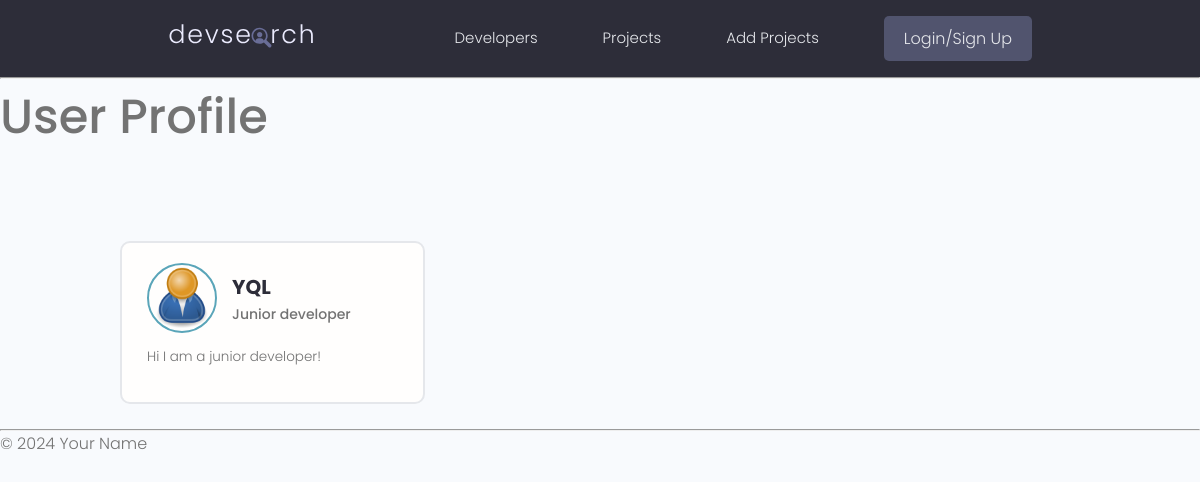
Before: / with the older database file.
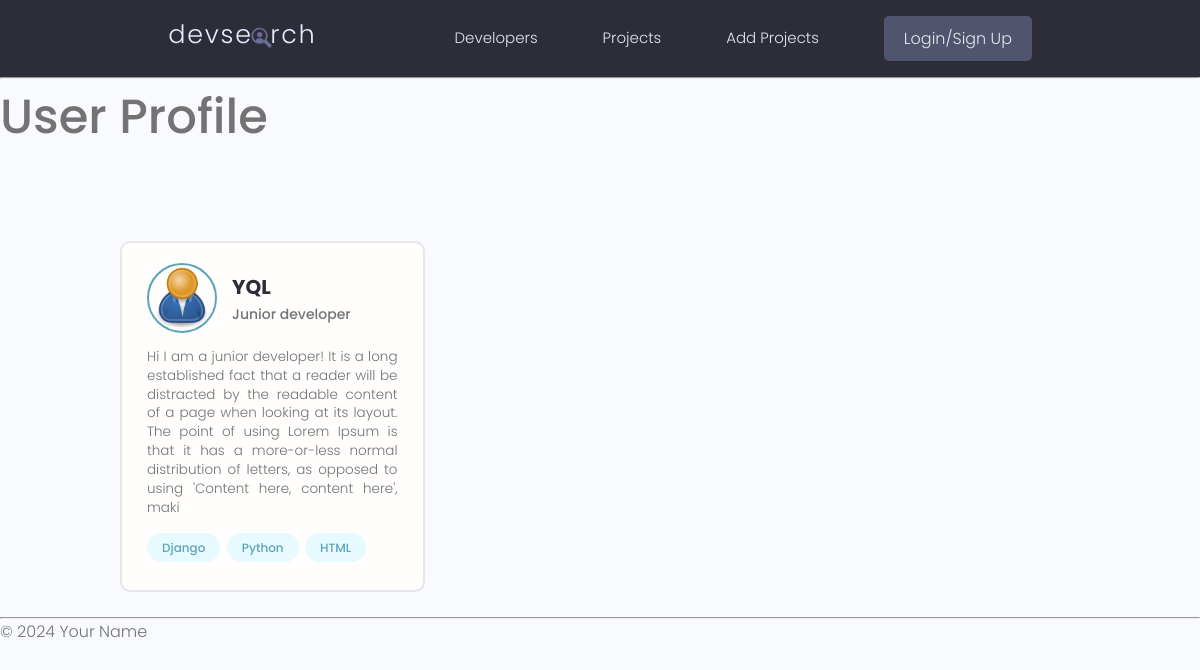
After: the same page with the newer database file.
### users/models.py (models this page shows, shortened)
class Profile(models.Model):
    user            = models.OneToOneField(User, on_delete=models.CASCADE, null=True, blank=True)
    name            = models.CharField(max_length=200, blank=True, null=True)
    email           = models.EmailField(max_length=500, blank=True, null=True)
    username        = models.CharField(max_length=200, blank=True, null=True)
    location        = models.CharField(max_length=200, blank=True, null=True)
    short_intro     = models.CharField(max_length=200, blank=True, null=True)
    bio             = models.TextField(blank=True, null=True)
    profile_image   = models.ImageField(null=True, blank=True, upload_to='profiles/', default='profiles/user-default.png')
    social_github   = models.CharField(max_length=200, blank=True, null=True)
    social_linkedin = models.CharField(max_length=200, blank=True, null=True)
    created         = models.DateTimeField(auto_now_add=True)
    id              = models.UUIDField(default=uuid.uuid4, unique=True, primary_key=True, editable=False)

class Skill(models.Model):
    owner           = models.ForeignKey(Profile, on_delete=models.CASCADE, null=True, blank=True)
    name            = models.CharField(max_length=200, blank=True, null=True)
    description     = models.TextField(blank=True, null=True)
    created         = models.DateTimeField(auto_now_add=True)
    id              = models.UUIDField(default=uuid.uuid4, unique=True, primary_key=True, editable=False)
    def __str__(self):
        return str(self.name)

### users/views.py (the view)
# urls.py: path('', views.profiles, name='profiles'),
def profiles(request):
    profiles = Profile.objects.all()
    context = {'profiles': profiles}
    return render(request, 'users/profile.html', context)

### users/templates/users/profile.html
{% extends 'main.html' %}
{% load static %}
{% block content%}
    <h1>User Profile</h1>
    <section class="devlist">
        <div class="container">
          <div class="grid grid--three">
            {% for profile in profiles %}
            <div class="column card">
              <div class="dev">
                <a href="{% url 'user-profile' profile.id %}" class="card__body">
                  <div class="dev__profile">
                    <img class="avatar avatar--md" src="{{ profile.profile_image.url }}" alt="image" />
                    <div class="dev__meta">
                      <h3>{{ profile.name }}</h3>
                      <h5>{{ profile.short_intro }}</h5>
                    </div>
                  </div>
                  <p class="dev__info">
                    {{ profile.bio|slice:"300" }}
                  </p>
                  {% for skill in profile.skill_set.all|slice:"5" %}
                    <span class="tag tag--pill tag--main">
                        <small>{{ skill }}</small>
                    </span>
                  {% endfor %}
                </a>
              </div>
            </div>
            {% endfor %}
          </div>
        </div>
    </section>
{% endblock %}

Changed rows visible on the page:
changed Profile "YQL": bio "Hi I am a junior developer!" → "Hi I am a junior developer! It is a long established fact that a reader will be distracted by the readable content of a page when looking at its layout. The point of using Lorem Ipsum is that it has a more-or-less normal distribution of letters, as opposed to using 'Content here, content here', maki"
added Skill: name "Django"
added Skill: name "Python"
added Skill: name "HTML"
